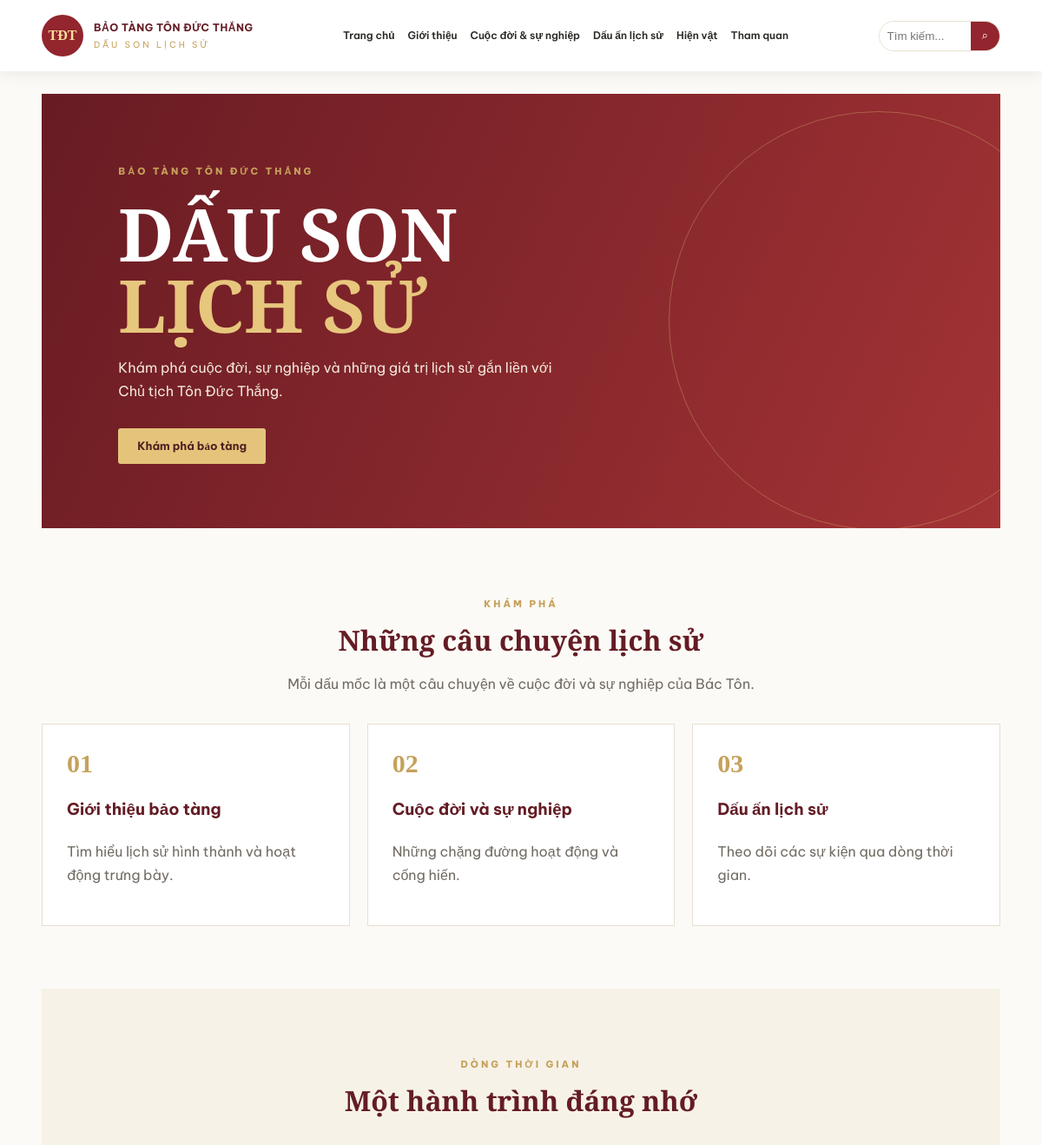
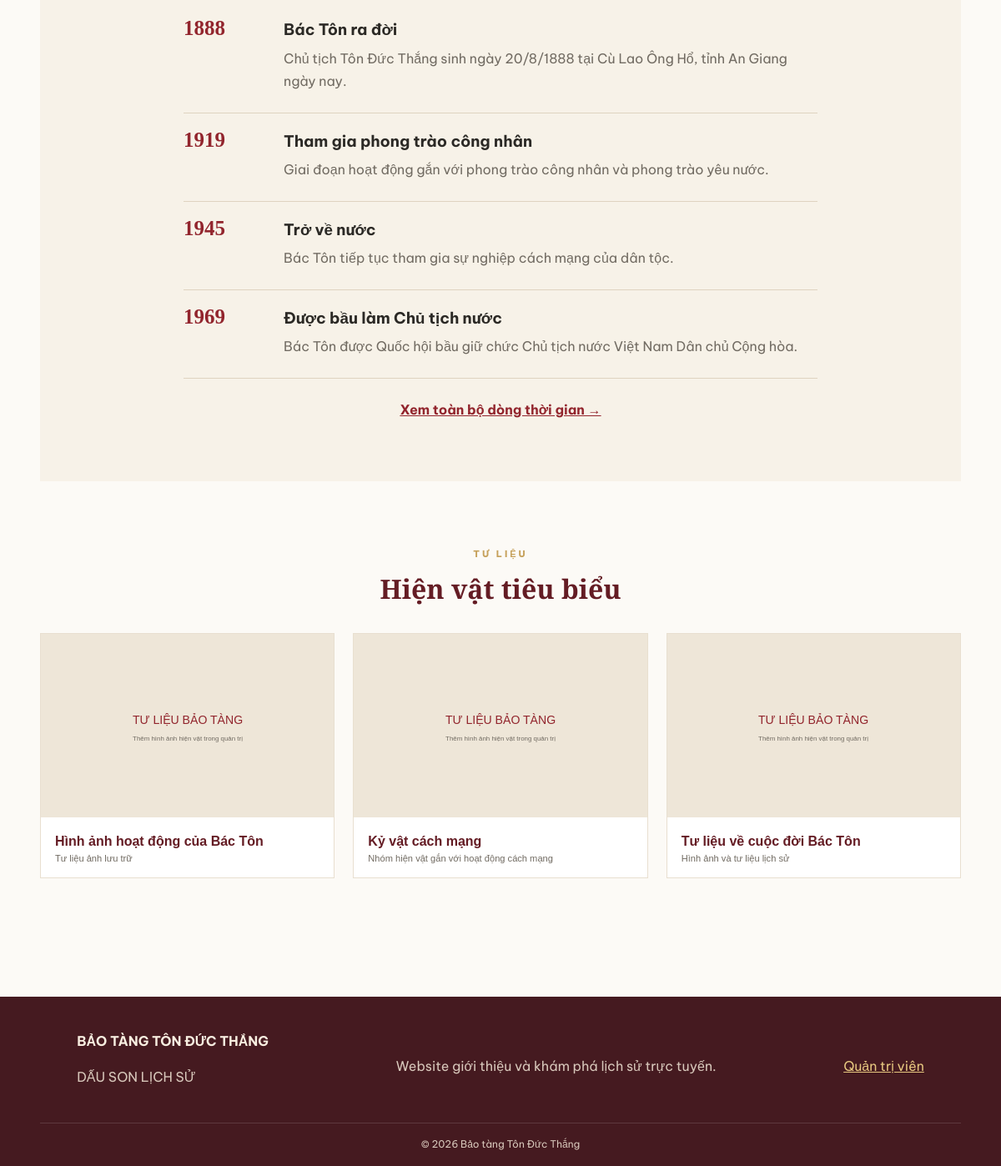
The page / on the database its author committed (2 pictures, top to bottom).
### tables this page shows
CREATE TABLE IF NOT EXISTS events (
 id INT AUTO_INCREMENT PRIMARY KEY,
 event_year VARCHAR(30) NOT NULL,
 title VARCHAR(255) NOT NULL,
 description TEXT,
 created_at TIMESTAMP DEFAULT CURRENT_TIMESTAMP
);

CREATE TABLE IF NOT EXISTS artifacts (
 id INT AUTO_INCREMENT PRIMARY KEY,
 name VARCHAR(255) NOT NULL,
 short_description VARCHAR(500) DEFAULT '',
 description TEXT,
 image_url TEXT,
 created_at TIMESTAMP DEFAULT CURRENT_TIMESTAMP
);

### database.php (called while the page is built, shortened)
<?php
function e($value): string {
    return htmlspecialchars((string)$value, ENT_QUOTES, 'UTF-8');
}
function site_url(string $path = ''): string {
    $base = rtrim(BASE_URL, '/');
    return $base . '/' . ltrim($path, '/');
}

### index.php (the view, shortened to what this page needs)
<?php
require_once __DIR__ . '/database.php';
$allowed = [
    'home' => ['title' => 'Trang chủ', 'file' => null],
    'gioi-thieu' => ['title' => 'Giới thiệu bảo tàng', 'file' => 'gioi-thieu.php'],
    'cuoc-doi' => ['title' => 'Cuộc đời và sự nghiệp', 'file' => 'cuoc-doi.php'],
    'dau-an-lich-su' => ['title' => 'Dấu ấn lịch sử', 'file' => 'dau-an-lich-su.php'],
    'hien-vat' => ['title' => 'Hiện vật tiêu biểu', 'file' => 'hien-vat.php'],
    'tham-quan' => ['title' => 'Tham quan bảo tàng', 'file' => 'tham-quan.php'],
    'search' => ['title' => 'Tìm kiếm', 'file' => null],
];
$page = $_GET['page'] ?? 'home';
require __DIR__ . '/includes/header.php';
require __DIR__ . '/includes/navbar.php';
?>
<main class="container page-content">
<?php
if ($page === 'home') {
    $pdo = db();
    $events = $pdo->query("SELECT * FROM events ORDER BY event_year ASC LIMIT 4")->fetchAll();
    $artifacts = $pdo->query("SELECT * FROM artifacts ORDER BY id DESC LIMIT 3")->fetchAll();
    ?>
    <section class="hero">
        <div class="hero-copy">
            <span class="eyebrow">BẢO TÀNG TÔN ĐỨC THẮNG</span>
            <h1>DẤU SON<br><em>LỊCH SỬ</em></h1>
            <p>Khám phá cuộc đời, sự nghiệp và những giá trị lịch sử gắn liền với Chủ tịch Tôn Đức Thắng.</p>
            <a class="btn btn-gold" href="<?= e(site_url('index.php?page=gioi-thieu')) ?>">Khám phá bảo tàng</a>
        </div>
        <div class="hero-art">
        </div>
    </section>
    <section class="section">
        <div class="section-heading"><span class="eyebrow">KHÁM PHÁ</span><h2>Những câu chuyện lịch sử</h2><p>Mỗi dấu mốc là một câu chuyện về cuộc đời và sự nghiệp của Bác Tôn.</p></div>
        <div class="feature-grid">
            <a class="feature-card" href="index.php?page=gioi-thieu"><span>01</span><h3>Giới thiệu bảo tàng</h3><p>Tìm hiểu lịch sử hình thành và hoạt động trưng bày.</p></a>
            <a class="feature-card" href="index.php?page=cuoc-doi"><span>02</span><h3>Cuộc đời và sự nghiệp</h3><p>Những chặng đường hoạt động và cống hiến.</p></a>
            <a class="feature-card" href="index.php?page=dau-an-lich-su"><span>03</span><h3>Dấu ấn lịch sử</h3><p>Theo dõi các sự kiện qua dòng thời gian.</p></a>
        </div>
    </section>
    <section class="section muted-section">
        <div class="section-heading"><span class="eyebrow">DÒNG THỜI GIAN</span><h2>Một hành trình đáng nhớ</h2></div>
        <div class="mini-timeline">
        <?php foreach ($events as $event): ?>
            <article><strong><?= e($event['event_year']) ?></strong><div><h3><?= e($event['title']) ?></h3><p><?= e($event['description']) ?></p></div></article>
        <?php endforeach; ?>
        </div>
        <a class="text-link" href="index.php?page=dau-an-lich-su">Xem toàn bộ dòng thời gian →</a>
    </section>
    <section class="section">
        <div class="section-heading"><span class="eyebrow">TƯ LIỆU</span><h2>Hiện vật tiêu biểu</h2></div>
        <div class="artifact-grid">
        <?php foreach ($artifacts as $item): ?>
            <button class="artifact-card" type="button" data-artifact-title="<?= e($item['name']) ?>" data-artifact-desc="<?= e($item['description']) ?>" data-artifact-image="<?= e($item['image_url']) ?>">
                <img src="<?= e($item['image_url'] ?: 'assets/images/placeholder.svg') ?>" alt="<?= e($item['name']) ?>">
                <span><b><?= e($item['name']) ?></b><small><?= e($item['short_description']) ?></small></span>
            </button>
        <?php endforeach; ?>
        </div>
    </section>
    <?php
} elseif ($page === 'search') {
    require __DIR__ . '/includes/search.php';
} else {
    require __DIR__ . '/pages/' . $allowed[$page]['file'];
}
?>
</main>
<?php require __DIR__ . '/includes/footer.php'; ?>

### includes/header.php (shortened to what this page needs)
<!DOCTYPE html>
<html lang="vi">
<head>
<link rel="stylesheet" href="<?= e(site_url('assets/css/style.css')) ?>">
</head>
<body>

### includes/navbar.php (shortened to what this page needs)
<header class="site-header">
    <a class="brand" href="<?= e(site_url('index.php')) ?>">
        <span class="brand-mark">TĐT</span>
        <span><b>BẢO TÀNG TÔN ĐỨC THẮNG</b><small>DẤU SON LỊCH SỬ</small></span>
    </a>
    <nav class="main-nav">
        <a href="<?= e(site_url('index.php')) ?>">Trang chủ</a>
        <a href="<?= e(site_url('index.php?page=gioi-thieu')) ?>">Giới thiệu</a>
        <a href="<?= e(site_url('index.php?page=cuoc-doi')) ?>">Cuộc đời & sự nghiệp</a>
        <a href="<?= e(site_url('index.php?page=dau-an-lich-su')) ?>">Dấu ấn lịch sử</a>
        <a href="<?= e(site_url('index.php?page=hien-vat')) ?>">Hiện vật</a>
        <a href="<?= e(site_url('index.php?page=tham-quan')) ?>">Tham quan</a>
    </nav>
    <form class="nav-search" action="<?= e(site_url('index.php')) ?>" method="get">
        <input type="search" name="q" placeholder="Tìm kiếm..." aria-label="Tìm kiếm">
        <button type="submit" aria-label="Tìm">⌕</button>
    </form>
</header>

### includes/footer.php (shortened to what this page needs)
<footer class="site-footer">
    <div class="container footer-grid">
        <div><b>BẢO TÀNG TÔN ĐỨC THẮNG</b><p>DẤU SON LỊCH SỬ</p></div>
        <p>Website giới thiệu và khám phá lịch sử trực tuyến.</p>
        <a href="<?= e(site_url('admin/login.php')) ?>">Quản trị viên</a>
    </div>
    <div class="copyright">© <?= date('Y') ?> Bảo tàng Tôn Đức Thắng</div>
</footer>
</body></html>

### assets/css/style.css (style rules this page uses)
:root { --red:#92252d;--red-dark:#641c24;--gold:#c6a15b;--cream:#f7f2e8;--ink:#2b2925;--muted:#716b62;--white:#fff;--line:#e8dfd0 }
* { box-sizing:border-box }
body { margin:0;background:#fcfaf6;color:var(--ink);font-family:'Be Vietnam Pro',Arial,sans-serif;line-height:1.7 }
a { color:inherit }
.container { width:min(1160px,92%);margin:auto }
.site-header { min-height:82px;padding:12px 4%;display:flex;align-items:center;gap:24px;background:#fff;position:sticky;top:0;z-index:20;box-shadow:0 3px 18px #25140c12 }
.brand { display:flex;align-items:center;gap:12px;text-decoration:none;white-space:nowrap }
.brand-mark { width:48px;height:48px;border-radius:50%;display:grid;place-items:center;background:var(--red);color:#f8df9e;font-family:Georgia;font-weight:bold }
.brand b,.brand small { display:block }
.brand b { font-size:12px;letter-spacing:.5px;color:var(--red-dark) }
.brand small { font-size:10px;letter-spacing:3px;color:var(--gold) }
.main-nav { display:flex;justify-content:center;gap:15px;flex:1 }
.main-nav a { text-decoration:none;font-size:12px;font-weight:600 }
.main-nav a:hover,.text-link { color:var(--red) }
.nav-search { display:flex;border:1px solid var(--line);border-radius:30px;overflow:hidden }
.nav-search input { width:105px;border:0;padding:9px;outline:0 }
.nav-search button { border:0;background:var(--red);color:#fff;padding:0 13px }
.hero { margin:26px auto 0;min-height:480px;background:linear-gradient(115deg,#681b23,#a33335);color:#fff;display:grid;grid-template-columns:1.1fr .9fr;align-items:center;padding:55px 8%;overflow:hidden;position:relative }
.hero:after { content:"";position:absolute;width:480px;height:480px;border:1px solid #e4c47b55;border-radius:50%;right:-100px;top:20px }
.hero-copy { position:relative;z-index:2 }
.eyebrow { font-size:11px;font-weight:800;letter-spacing:3px;color:var(--gold) }
.hero h1 { font:800 clamp(48px,7vw,88px)/.98 'Playfair Display',serif;margin:18px 0;color:#fff }
.hero h1 em { font-style:normal;color:#e7c67d }
.hero p { max-width:520px;color:#f3e8dc;margin-bottom:28px }
.hero-art { height:390px;display:flex;justify-content:center;align-items:center;position:relative;z-index:1 }
.btn { display:inline-block;border:0;border-radius:3px;padding:12px 22px;font:700 13px 'Be Vietnam Pro';text-decoration:none;cursor:pointer }
.btn-gold { background:#e4c47b;color:#4c2020 }
.section { padding:72px 0 }
.section-heading { text-align:center;margin-bottom:32px }
.section-heading h2,.content-panel h2 { font:700 32px 'Playfair Display',serif;color:var(--red-dark);margin:8px 0 }
.section-heading p { color:var(--muted) }
.feature-grid { display:grid;grid-template-columns:repeat(3,1fr);gap:20px }
.feature-card { background:#fff;border:1px solid var(--line);padding:28px;text-decoration:none;transition:.2s }
.feature-card>span { color:var(--gold);font:700 30px Georgia }
.feature-card h3 { color:var(--red-dark) }
.feature-card p,.content-panel p { color:var(--muted) }
.muted-section { background:var(--cream);padding-left:4%;padding-right:4% }
.mini-timeline { max-width:760px;margin:auto }
.mini-timeline article { display:grid;grid-template-columns:100px 1fr;gap:20px;padding:18px 0;border-bottom:1px solid #dfd3c0 }
.mini-timeline strong { color:var(--red);font:700 25px Georgia }
.mini-timeline h3 { margin:0 }
.mini-timeline p { margin:5px 0;color:var(--muted) }
.text-link { display:block;text-align:center;margin-top:24px;font-weight:700 }
.page-content { min-height:65vh }
.artifact-grid { display:grid;grid-template-columns:repeat(3,1fr);gap:22px;padding-bottom:70px }
.artifact-card { padding:0;text-align:left;border:1px solid var(--line);background:#fff;cursor:pointer;overflow:hidden }
.artifact-card img { width:100%;height:220px;object-fit:cover;background:#eee }
.artifact-card span { display:block;padding:17px }
.artifact-card b,.artifact-card small { display:block }
.artifact-card b { color:var(--red-dark);font-size:16px }
.artifact-card small { color:var(--muted);margin-top:5px }
.site-footer { background:#451a20;color:#f8eee0;padding:40px 4% 0 }
.footer-grid { display:flex;justify-content:space-between;gap:25px;align-items:center }
.footer-grid p { color:#d8c8bb }
.footer-grid a { color:#e6c77f }
.copyright { text-align:center;border-top:1px solid #ffffff22;margin-top:25px;padding:15px;font-size:12px;color:#d8c8bb }

### rows shown on the page
events: event_year "1888", title "Bác Tôn ra đời", description "Chủ tịch Tôn Đức Thắng sinh ngày 20/8/1888 tại Cù Lao Ông Hổ, tỉnh An Giang ngày nay."
events: event_year "1919", title "Tham gia phong trào công nhân", description "Giai đoạn hoạt động gắn với phong trào công nhân và phong trào yêu nước."
events: event_year "1945", title "Trở về nước", description "Bác Tôn tiếp tục tham gia sự nghiệp cách mạng của dân tộc."
events: event_year "1969", title "Được bầu làm Chủ tịch nước", description "Bác Tôn được Quốc hội bầu giữ chức Chủ tịch nước Việt Nam Dân chủ Cộng hòa."
artifacts: name "Hình ảnh hoạt động của Bác Tôn", short_description "Tư liệu ảnh lưu trữ"
artifacts: name "Kỷ vật cách mạng", short_description "Nhóm hiện vật gắn với hoạt động cách mạng"
artifacts: name "Tư liệu về cuộc đời Bác Tôn", short_description "Hình ảnh và tư liệu lịch sử"
